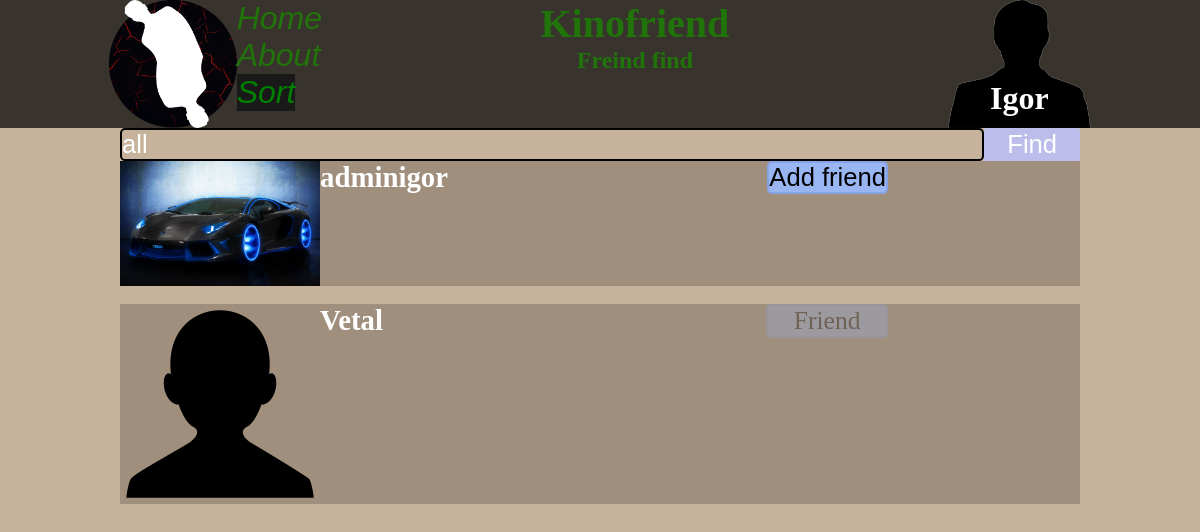
The page /users/ (signed in) on the database its author committed.
### users/models.py (models this page shows, shortened)
class User(AbstractUser):
	age = models.PositiveSmallIntegerField(default=0,null=True,blank=False)
	img = models.ImageField(upload_to="user_img/",default="user_img/default.png",blank=False)
	country = models.ForeignKey(Country, on_delete=models.CASCADE, null=True, blank=False)
	like_films = models.ManyToManyField(Films, blank=False)
	friends = models.ManyToManyField("self", blank=False)
	friends_want_add = models.ManyToManyField("self", blank=False,symmetrical=False)
	USERNAME_FIELD = 'username'
	REQUIRED_FIELDS = []
	class Meta:
		verbose_name = "User"
		verbose_name_plural = "Users"

### users/views.py (the view)
# urls.py: path('', views.all_users, name='all_users'),
def all_users(request):
    user_account = user_ret(request)
    value_find = 'all'
    if request.method == "POST":
        try:
            users=User.objects.filter(username=request.POST['find_name'])
            value_find = request.POST['find_name']
        except:
            users = {}
        if request.POST['find_name'] == 'all':
            users = User.objects.all()[:50]
    else:
        users = User.objects.all()[:50]
    return render(request,
    "users/all_users.html",
    {"genre":Genre.objects.all(),
    "type":Type.objects.all(),
    "years": years,
    "str_type":str_url_type,
    "str_genre":str_url_genre,
    "year":year,
    "reg":user_account,
    "all_users": users,
    "value_find":value_find,
    }
)

### films/models.py (called while the page is built)
    def __str__(self):
        return self.name

    def __str__(self):
        return self.name

### films/views.py (called while the page is built)
def user_ret(request):
    try:
        user = User.objects.get(pk=request.session["id"])
        return user
    except:
        return {}

### users/templates/users/all_users.html (shortened to what this page needs)
{% extends 'shablons/base.html' %}
{% load static %}
{% block content %}
	<link rel="stylesheet" href="{% static 'users/all_users.css' %}">
	<main class="main_all_users">
		<form class="form_all_user" method="post">
			<input class="find_name" name="find_name" value='{{ value_find }}'></input>
			<button class="btn_find" type="submit">Find</button>
		</form>
		<div class="user_all">
			{% for u in all_users.all %}
				{% if u.id != reg.id %}
					<div class="user">
						<div class="user_img_name">
							<img class="img_user_one" src="{{ u.img.url }}" alt="img">
							<h1>{{ u.username }}</h1>
						</div>
						<div class="btns_user">
							{% if u in reg.friends.all %}
								<p class='text_if_friend'>Friend</p>
							{% else %}
								<button value="{{ u.id }}" id="btn_{{u.username}}" onclick="btn_friend(this)" class="btn_friend">Add friend</button>
							{% endif %}
						</div>
					</div>
					<br>
				{% endif %}
			{% endfor %}
		</div>
		</main>
{% endblock %}

### films/templates/shablons/base.html (shortened to what this page needs)
{% load static %}
<!DOCTYPE html>
<html lang="en">
<head>
	<link rel="stylesheet" type="text/css" href="{% static "films/index.css" %}" >
</head>
	<header class="header">
		<div class="to_connect">
			<img class="img_logo" src="{% static "films/images/logo.png" %}" alt="logo">
			<div class="buttons">
				<a href="{% url 'index'  %}"><button class="links_header_button">Home</button></a><br>
				<a href="{% url 'about' %}"> <button class="links_header_button">About</button></a><br>
				<div class="sort">
					<button class="sort_btn">Sort</button>
				</div>
			</div>
		</div>
		<div class="name_link_users">
			<h1 class="site_name">Kinofriend</h1>
			<a class="link_users" href="{% url 'all_users' %}"> Freind find</a>
		</div>
		<div class="to_connect">
			{% if reg %}
				<a href="{% url 'users' reg.username %}" class="img_name">
					<img class="img_user" src="{% static "films/images/user.png" %}" alt="user">
					<h1 class="name_reg">{{ reg.username }}</h1>
				</a>
			{% else %}
				<img class="img_user" src="{% static "films/images/user.png" %}" alt="user">
				<div class="req">
					<a href="{% url 'users_sigin' %}"><button>Sign in</button></a><br>
					<a href="{% url 'users_log' %}"><button>Login</button></a>
				</div>
			{% endif %}
		</div>
	</header>
	<body>
		{% block content %}
		{% endblock %}
		<div class="place"></div>
	</body>
</html>

### films/static/films/index.css (style rules this page uses)
* { margin:0; padding:0; }
a { text-decoration: none; }
html { overflow-x: hidden; }
body { background-attachment: fixed; }
.header { height:8em; background-color:rgba(20,20,18,0.8); display: flex; justify-content: space-around; }
.buttons .links_header_button { border: none; color: #20740a; font-size: 2em; font-style: italic; background-color: transparent; }
.sort { position: absolute; }
.sort .sort_btn { border: none; color: green; font-size: 2em; font-style: italic; background-color: #191919; }
.site_name { color: #20740a; font-size: 2.5em; }
.to_connect { display: flex; flex-direction: row; }
.place { height: 100px; }
.img_user { height: 100%; }
.img_name { display: flex; flex-direction: column; align-items: center; height: 100%; }
.name_reg { position: absolute; top: 10%; color: white; }
.name_link_users { display: flex; flex-direction: column; align-items: center; }
.link_users { font-size: 1.5em; text-decoration: none; color: #20740a; font-weight: bold; }

### users/static/users/all_users.css (style rules this page uses)
.user { display: flex; justify-content: space-between; background-color: rgba(0, 0, 0, 0.2); }
.user h1 { color: white; font-size: 1.8em; }
.img_user_one { width: 200px; height: 100%; }
.btns_user { position: relative; right: 20%; }
.btn_friend { background-color: #99B5F2; border: 2px solid #85A3E5; border-radius: 0.2em; font-size: 1.6em; }
.user_img_name { display: flex; }
.main_all_users { width: 80%; position: relative; left: 10%; }
.find_name { width: 90%; background-color: transparent; color: white; border: 2px solid black; font-size: 1.6em; border-radius: 0.2em; }
.btn_find { background-color: #BCBDEA; border: none; border-radius: 0.1em; color: white; font-size: 1.6em; width: 10%; }
.form_all_user { display: flex; }
.text_if_friend { background-color: #99B5F2; border: 2px solid #85A3E5; border-radius: 0.2em; font-size: 1.6em; width: 4.6em; text-align: center; opacity: 0.3; }

### rows shown on the page
User: username "Igor"
User: img (picture), username "adminigor"
User: img (placeholder picture), username "Vetal", shows "Friend"
